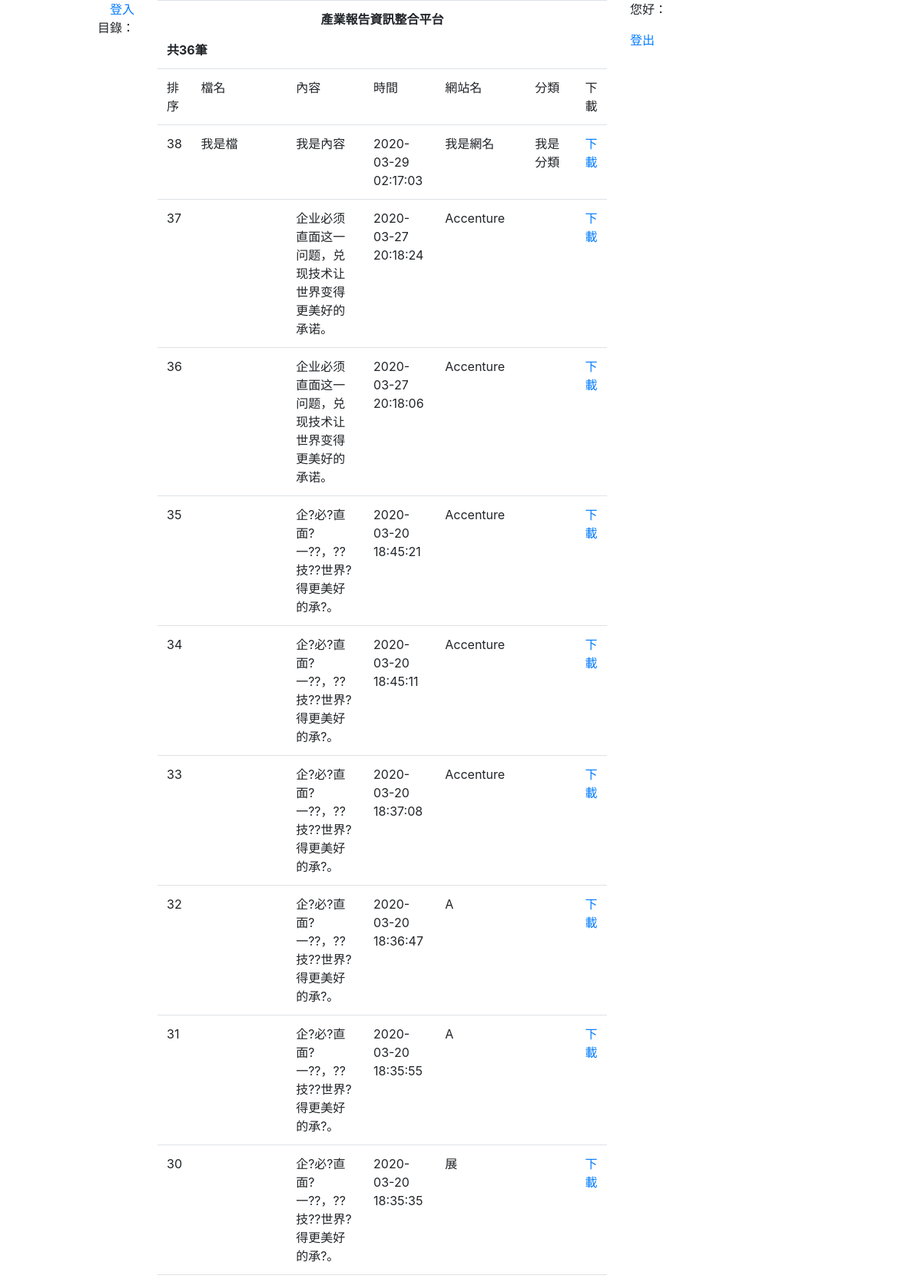
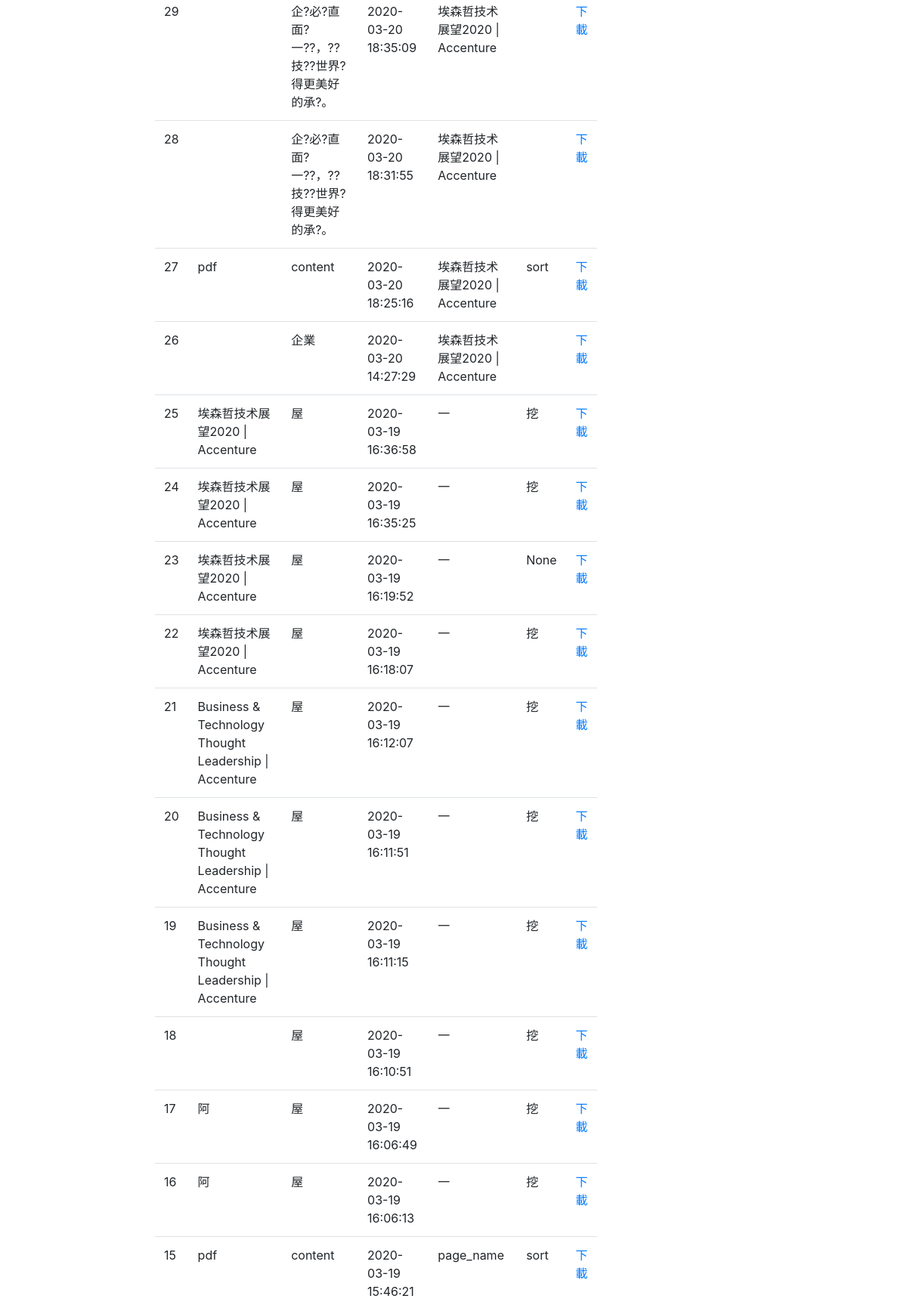
The page / (upper part) on the database its author committed (2 pictures, top to bottom).
### tables this page shows
CREATE TABLE IF NOT EXISTS `page_data` (
  `id` int(10) NOT NULL AUTO_INCREMENT,
  `pdf` varchar(255) DEFAULT NULL,
  `content` text,
  `datetime` datetime NOT NULL DEFAULT CURRENT_TIMESTAMP,
  `page_name` varchar(255) DEFAULT NULL,
  `sort` varchar(30) DEFAULT NULL,
  PRIMARY KEY (`id`)
);

### index.php (the view, shortened to what this page needs)
<?php require_once('Connections/crawler.php'); ?>
<?php
$logoutAction = $_SERVER['PHP_SELF']."?doLogout=true";
?>
<?php
if (!function_exists("GetSQLValueString")) {
function GetSQLValueString($theValue, $theType, $theDefinedValue = "", $theNotDefinedValue = "")
{
  $theValue = get_magic_quotes_gpc() ? stripslashes($theValue) : $theValue;
  $theValue = function_exists("mysql_real_escape_string") ? mysql_real_escape_string($theValue) : mysql_escape_string($theValue);
  switch ($theType) {
    case "text":
      $theValue = ($theValue != "") ? "'" . $theValue . "'" : "NULL";
      break;
  }
  return $theValue;
}
}
$maxRows_page_data = 50;
$pageNum_page_data = 0;
$startRow_page_data = $pageNum_page_data * $maxRows_page_data;
$query_page_data = "SELECT * FROM page_data ORDER BY `datetime` DESC";
$query_limit_page_data = sprintf("%s LIMIT %d, %d", $query_page_data, $startRow_page_data, $maxRows_page_data);
$page_data = mysql_query($query_limit_page_data, $crawler) or die(mysql_error());
$row_page_data = mysql_fetch_assoc($page_data);
if (isset($_GET['totalRows_page_data'])) {
  $totalRows_page_data = $_GET['totalRows_page_data'];
} else {
  $all_page_data = mysql_query($query_page_data);
  $totalRows_page_data = mysql_num_rows($all_page_data);
}
$colname_session = "-1";
$query_session = sprintf("SELECT * FROM menber WHERE account = %s", GetSQLValueString($colname_session, "text"));
$session = mysql_query($query_session, $crawler) or die(mysql_error());
$row_session = mysql_fetch_assoc($session);
?><!doctype html>
<html lang="TW">
<head>
    <link rel="stylesheet" href="https://stackpath.bootstrapcdn.com/bootstrap/4.4.1/css/bootstrap.min.css">
</head>
<body>
<div class="row">
  <div class="col-md-2" align="right"><a href="login.php">登入</a></br>
  目錄：
  </div>
  <div class="col-md-6" align="center">
  <table class="table">
  <th colspan="7"><p align="center">產業報告資訊整合平台</p>
      共<?php echo $totalRows_page_data ?>筆 </th>
  <tr>
  <td>排序</td>
  <td>檔名</td>
  <td>內容</td>
  <td>時間</td>
  <td>網站名</td>
  <td>分類</td>
  <td>下載</td>
  </tr>
  <?php do { ?>
    <tr>
      <td><?php echo $row_page_data['id']; ?></td>
      <td><?php echo $row_page_data['pdf']; ?></td>
      <td><?php echo $row_page_data['content']; ?></td>
      <td><?php echo $row_page_data['datetime']; ?></td>
      <td><?php echo $row_page_data['page_name']; ?></td>
      <td><?php echo $row_page_data['sort']; ?></td>
      <td><a href="https://www.accenture.cn/_acnmedia/PDF-117/Accenture-TechVision-2020-Exec-Summary-Report-CN-ZH.pdf#zoom=40" target="_blank">下載</a></td>
    </tr>
    <?php } while ($row_page_data = mysql_fetch_assoc($page_data)); ?>
  </table>
  </div>
  <div class="col-md-2"><p>您好：<?php echo $row_session['account']; ?></p>
  <a href="<?php echo $logoutAction ?>">登出</a>
  </div>
</div>
</body>
</html>

### rows shown on the page
page_data: id "38", pdf "我是檔", content "我是內容", datetime "2020-03-29 02:17:03", page_name "我是網名", sort "我是分類"
page_data: id "37", content "企业必须直面这一问题，兑现技术让世界变得更美好的承诺。", datetime "2020-03-27 20:18:24", page_name "Accenture"
page_data: id "36", content "企业必须直面这一问题，兑现技术让世界变得更美好的承诺。", datetime "2020-03-27 20:18:06", page_name "Accenture"
page_data: id "35", content "企?必?直面?一??，??技??世界?得更美好的承?。", datetime "2020-03-20 18:45:21", page_name "Accenture"
page_data: id "34", content "企?必?直面?一??，??技??世界?得更美好的承?。", datetime "2020-03-20 18:45:11", page_name "Accenture"
page_data: id "33", content "企?必?直面?一??，??技??世界?得更美好的承?。", datetime "2020-03-20 18:37:08", page_name "Accenture"
page_data: id "32", content "企?必?直面?一??，??技??世界?得更美好的承?。", datetime "2020-03-20 18:36:47", page_name "A"
page_data: id "31", content "企?必?直面?一??，??技??世界?得更美好的承?。", datetime "2020-03-20 18:35:55", page_name "A"
page_data: id "30", content "企?必?直面?一??，??技??世界?得更美好的承?。", datetime "2020-03-20 18:35:35", page_name "展"
page_data: id "29", content "企?必?直面?一??，??技??世界?得更美好的承?。", datetime "2020-03-20 18:35:09", page_name "埃森哲技术展望2020 | Accenture"
page_data: id "28", content "企?必?直面?一??，??技??世界?得更美好的承?。", datetime "2020-03-20 18:31:55", page_name "埃森哲技术展望2020 | Accenture"
page_data: id "27", pdf "pdf", content "content", datetime "2020-03-20 18:25:16", page_name "埃森哲技术展望2020 | Accenture", sort "sort"
page_data: id "26", content "企業", datetime "2020-03-20 14:27:29", page_name "埃森哲技术展望2020 | Accenture"
page_data: id "25", pdf "埃森哲技术展望2020 | Accenture", content "屋", datetime "2020-03-19 16:36:58", page_name "一", sort "挖"
page_data: id "24", pdf "埃森哲技术展望2020 | Accenture", content "屋", datetime "2020-03-19 16:35:25", page_name "一", sort "挖"
page_data: id "23", pdf "埃森哲技术展望2020 | Accenture", content "屋", datetime "2020-03-19 16:19:52", page_name "一", sort "None"
page_data: id "22", pdf "埃森哲技术展望2020 | Accenture", content "屋", datetime "2020-03-19 16:18:07", page_name "一", sort "挖"
page_data: id "21", pdf "Business & Technology Thought Leadership | Accenture", content "屋", datetime "2020-03-19 16:12:07", page_name "一", sort "挖"
page_data: id "20", pdf "Business & Technology Thought Leadership | Accenture", content "屋", datetime "2020-03-19 16:11:51", page_name "一", sort "挖"
page_data: id "19", pdf "Business & Technology Thought Leadership | Accenture", content "屋", datetime "2020-03-19 16:11:15", page_name "一", sort "挖"
page_data: id "18", content "屋", datetime "2020-03-19 16:10:51", page_name "一", sort "挖"
page_data: id "17", pdf "阿", content "屋", datetime "2020-03-19 16:06:49", page_name "一", sort "挖"
page_data: id "16", pdf "阿", content "屋", datetime "2020-03-19 16:06:13", page_name "一", sort "挖"
page_data: id "15", pdf "pdf", content "content", datetime "2020-03-19 15:46:21", page_name "page_name", sort "sort"

### other values the page prints
$totalRows_page_data "36"
